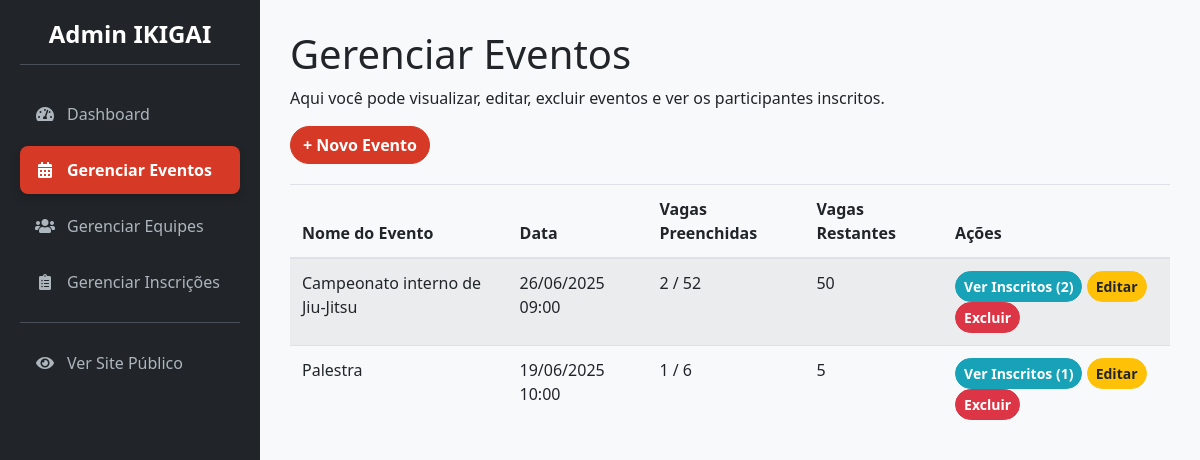
Page /admin/eventos (signed in) on the earlier database version.
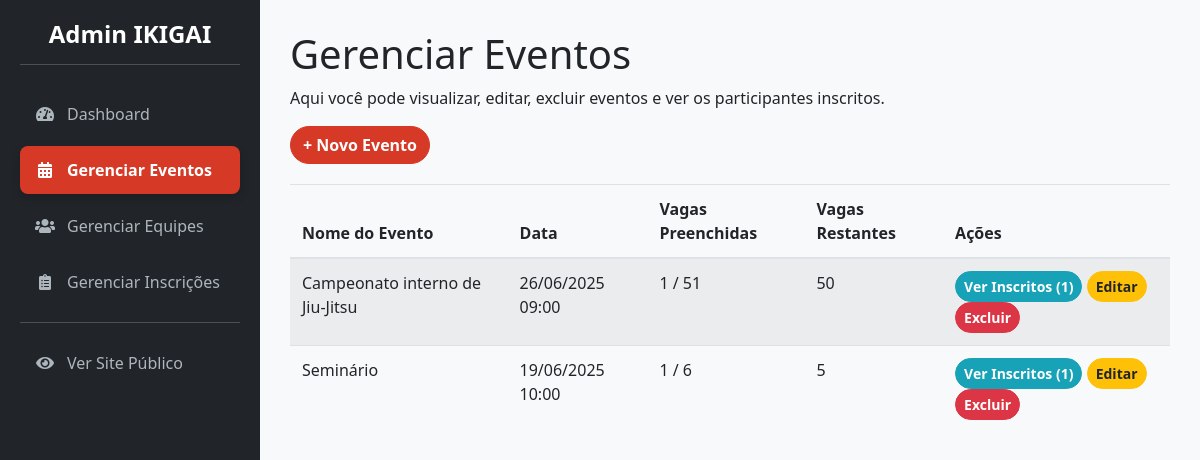
Same page on the later database version.
### app/models.py (models this page shows, shortened)
class Evento(db.Model):
    __tablename__ = 'eventos'
    id = db.Column(db.Integer, primary_key=True)
    nome_evento = db.Column(db.String(200), nullable=False)
    data_hora_evento = db.Column(db.DateTime, nullable=False)
    palestrante = db.Column(db.String(100))
    imagem_palestrante = db.Column(db.String(300), nullable=True) # URL para a imagem
    descricao = db.Column(db.Text)
    local_evento = db.Column(db.String(200))
    preco = db.Column(db.Float, default=0.0)
    numero_vagas = db.Column(db.Integer, nullable=False)
    pix_copia_e_cola = db.Column(db.Text, nullable=True)  # Campo para o Pix
    inscricoes = db.relationship('Inscricao', backref='evento', lazy=True)

### app/admin/routes.py (the view)
@bp.route('/eventos')
@admin_required
def gerenciar_eventos():
    eventos = Evento.query.order_by(Evento.data_hora_evento.desc()).all()
    return render_template('admin/admin_gerenciar_eventos.html', eventos=eventos)

### app/__init__.py (called while the page is built)
@login_manager.user_loader
def load_user(user_id):
    return models.User.query.get(int(user_id))

### app/admin/routes.py (called while the page is built)
@bp.before_request
def before_request_handler():
    if current_app.config.get('DEBUG') and not current_user.is_authenticated:
        user = User.query.first()
        if user:
            login_user(user)

### app/templates/admin/admin_gerenciar_eventos.html (shortened to what this page needs)
{% extends 'admin/admin_base.html' %}
{% block page_title %}Gerenciar Eventos{% endblock %}
{% block content %}
    <p>Aqui você pode visualizar, editar, excluir eventos e ver os participantes inscritos.</p>
    <a href="{{ url_for('admin.novo_evento') }}" class="btn btn-primary" style="margin-bottom: 20px;">+ Novo Evento</a>
    {% if eventos %}
        <div class="table-responsive">
            <table class="table table-striped table-hover">
                <thead>
                <tr>
                    <th>Nome do Evento</th>
                    <th>Data</th>
                    <th>Vagas Preenchidas</th>
                    <th>Vagas Restantes</th>
                    <th>Ações</th>
                </tr>
                </thead>
                <tbody>
                {% for evento_item in eventos %}
                    <tr>
                        <td>{{ evento_item.nome_evento }}</td>
                        <td>{{ evento_item.data_hora_evento.strftime('%d/%m/%Y %H:%M') }}</td>
                        <td>{{ evento_item.inscricoes|length }}
                            / {{ evento_item.numero_vagas + evento_item.inscricoes|length }}</td>
                        <td>{{ evento_item.numero_vagas }}</td>
                        <td class="action-links">
                            <a href="{{ url_for('admin.listar_inscricoes_evento', evento_id=evento_item.id) }}"
                               class="btn btn-info btn-sm">Ver Inscritos ({{ evento_item.inscricoes|length }})</a>
                            <a href="{{ url_for('admin.editar_evento', evento_id=evento_item.id) }}"
                               class="btn btn-warning btn-sm">Editar</a>
                            <a href="{{ url_for('admin.excluir_evento', evento_id=evento_item.id) }}"
                               class="btn btn-danger btn-sm">Excluir</a>
                        </td>
                    </tr>
                {% endfor %}
                </tbody>
            </table>
        </div>
    {% else %}
        <p>Nenhum evento cadastrado.</p>
    {% endif %}
{% endblock %}

Differences in the rows shown:
changed Evento "Campeonato interno de Jiu-Jitsu": inscricoes|length "2" → "1"; numero_vagas "52" → "51"
changed Evento: nome_evento "Palestra" → "Seminário"
